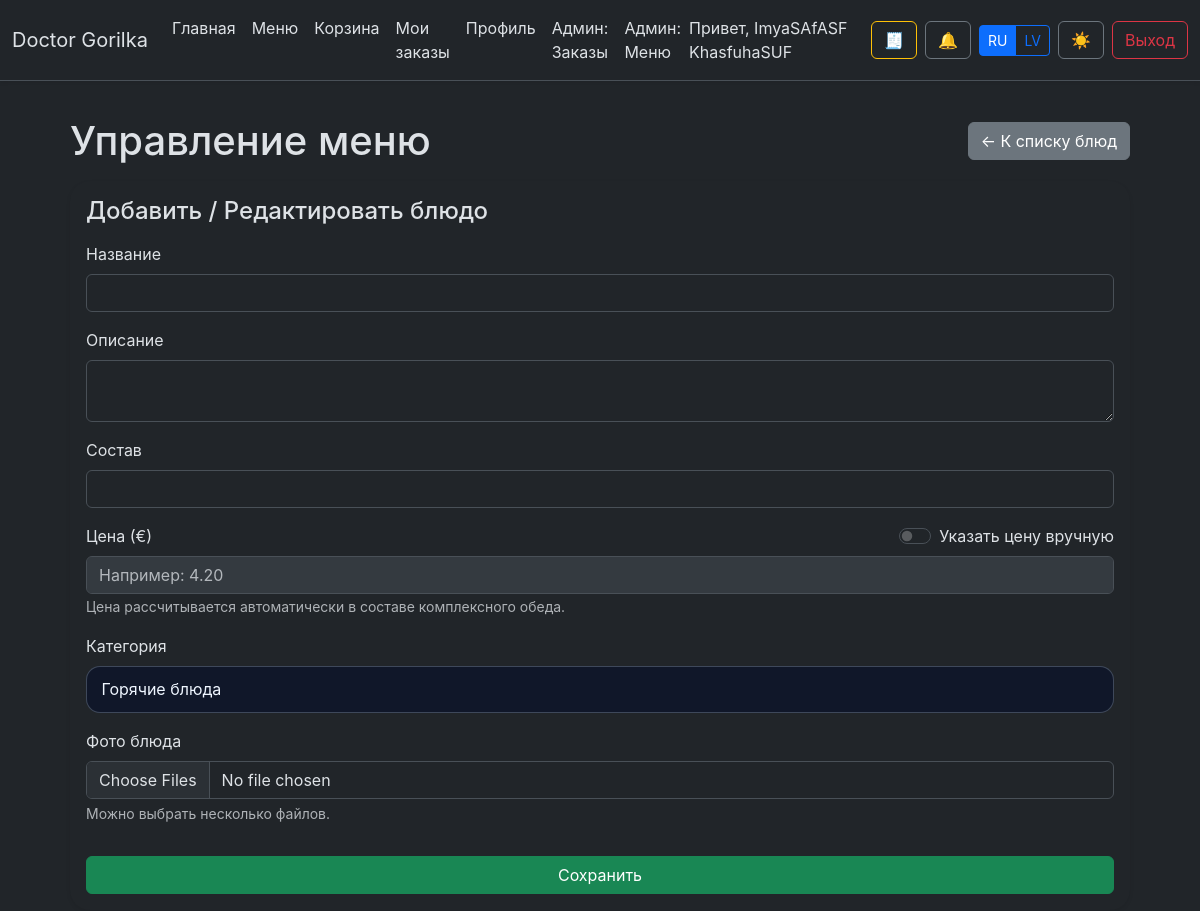
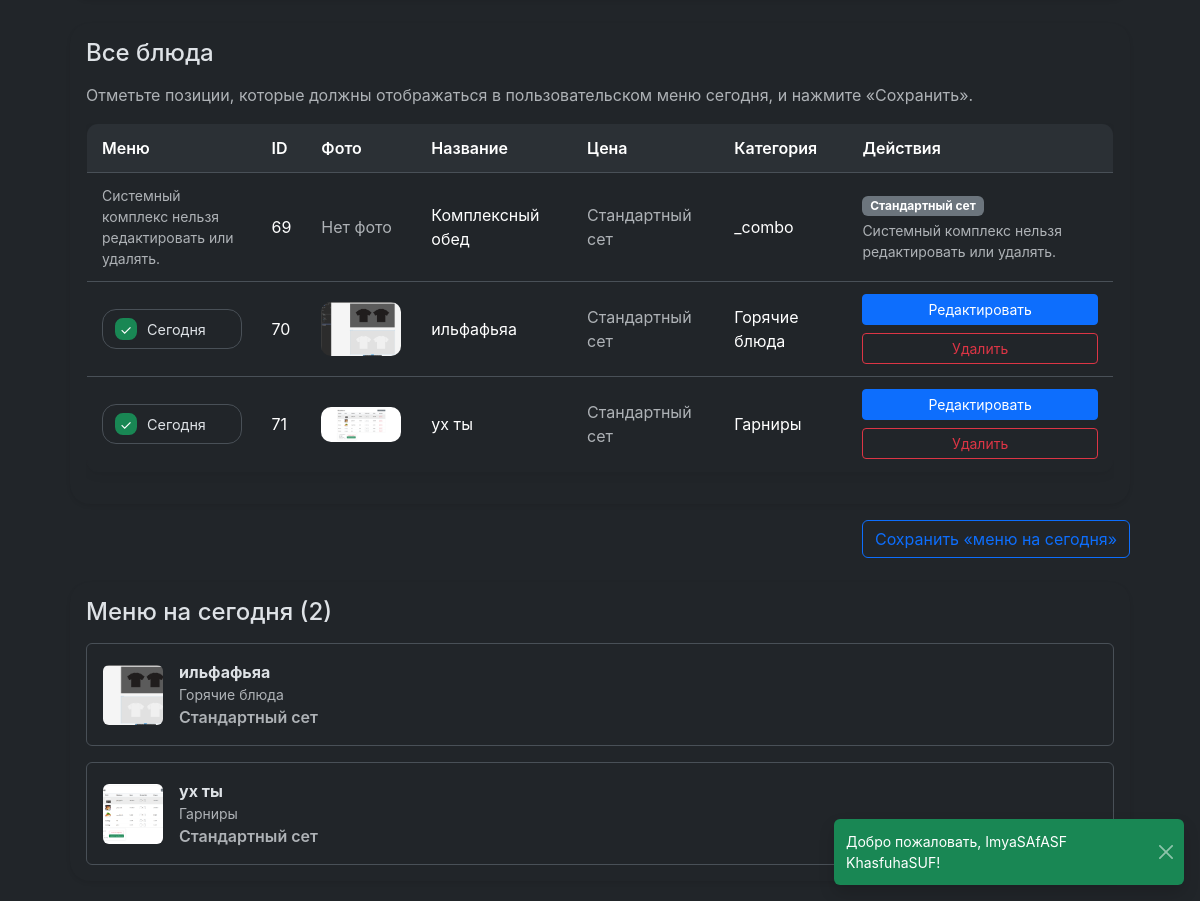
/admin/menu (signed in), run on the app's committed database (2 pictures, top to bottom).
### tables this page shows
CREATE TABLE menu (
    id INTEGER PRIMARY KEY AUTOINCREMENT,
    title TEXT NOT NULL,
    description TEXT,
    price REAL NOT NULL,
    image_url TEXT,
    category TEXT
, image_gallery TEXT, ingredients TEXT, is_today INTEGER DEFAULT 0, use_manual_price INTEGER DEFAULT 0, name_original TEXT, name_ru TEXT, name_lv TEXT, description_original TEXT, description_ru TEXT, description_lv TEXT, category_original TEXT, category_ru TEXT, category_lv TEXT, ingredients_original TEXT, ingredients_ru TEXT, ingredients_lv TEXT, category_role TEXT DEFAULT 'main', category_key TEXT);

### resources/views/admin/menu.php (the view, shortened to what the rows shown need)
<div class="page-container">
<div class="d-flex align-items-center justify-content-between mb-3">
    <h1 class="mb-0"><?= htmlspecialchars(translate('admin.menu.title')) ?></h1>
</div>
<div class="admin-menu-layout mt-1">
    <div class="admin-column admin-table-block">
        <form method="POST" action="/admin/menu/today" class="h-100 d-flex flex-column">
            <div class="card border-0 shadow-sm flex-grow-1">
                <div class="card-body">
                    <div class="table-responsive">
                        <table class="table table-menu">
                            <thead>
                                <tr>
                                    <th class="today-column"><?= htmlspecialchars(translate('admin.menu.table.menu')) ?></th>
                                    <th>ID</th>
                                    <th><?= htmlspecialchars(translate('admin.menu.table.photo')) ?></th>
                                    <th><?= htmlspecialchars(translate('admin.menu.table.name')) ?></th>
                                    <th><?= htmlspecialchars(translate('admin.menu.table.price')) ?></th>
                                    <th><?= htmlspecialchars(translate('admin.menu.table.category')) ?></th>
                                    <th><?= htmlspecialchars(translate('admin.menu.table.actions')) ?></th>
                                </tr>
                            </thead>
                            <tbody>
                                <?php foreach ($items as $item): ?>
                                    <?php $gallery = $item->galleryImages(); ?>
                                    <?php $isSystemCombo = ($item->category ?? '') === '_combo'; ?>
                                    <tr>
                                        <?php if ($isSystemCombo): ?>
                                            <td class="today-cell text-muted small"><?= htmlspecialchars(translate('admin.menu.errors.system_locked')) ?></td>
                                        <?php else: ?>
                                            <td class="today-cell">
                                                <label class="today-flag">
                                                    <span class="today-indicator"></span>
                                                    <span class="today-label"><?= htmlspecialchars(translate('admin.menu.today.flag')) ?></span>
                                                </label>
                                            </td>
                                        <?php endif; ?>
                                        <td><?= $item->id ?></td>
                                        <td>
                                            <?php if ($item->primaryImage()): ?>
                                                <img src="/assets/images/<?= htmlspecialchars($item->primaryImage()) ?>" alt="" class="menu-thumb">
                                            <?php else: ?>
                                                <span class="text-muted"><?= htmlspecialchars(translate('common.no_photo')) ?></span>
                                            <?php endif; ?>
                                        </td>
                                        <td><?= htmlspecialchars($item->title) ?></td>
                                        <td>
                                            <?php if ($item->isUnique()): ?>
                                                <span class="fw-semibold text-info"><?= number_format($item->price, 2, '.', ' ') ?> €</span>
                                                <span class="badge bg-info-subtle text-info-emphasis ms-2"><?= htmlspecialchars(translate('admin.menu.price.unique')) ?></span>
                                            <?php else: ?>
                                                <span class="text-muted"><?= htmlspecialchars(translate('admin.menu.price.standard')) ?></span>
                                            <?php endif; ?>
                                        </td>
                                        <td><?= htmlspecialchars($item->category ?? '') ?></td>
                                        <td>
                                            <?php if ($isSystemCombo): ?>
                                                <span class="badge bg-secondary"><?= htmlspecialchars(translate('admin.menu.price.standard')) ?></span>
                                                <div class="text-muted small mt-1"><?= htmlspecialchars(translate('admin.menu.errors.system_locked')) ?></div>
                                            <?php else: ?>
                                                <div class="d-flex flex-column gap-2">
                                                    <button class="btn btn-sm btn-primary" type="button" onclick='fillForm(<?= json_encode([
                                                        'id' => $item->id,
                                                        'title' => $item->title,
                                                        'name_original' => $item->nameOriginal ?? $item->title,
                                                        'description' => $item->description,
                                                        'description_original' => $item->descriptionOriginal ?? $item->description,
                                                        'ingredients' => $item->ingredients,
                                                        'ingredients_original' => $item->ingredientsOriginal ?? $item->ingredients,
                                                        'price' => $item->price,
                                                        'use_manual_price' => $item->isUnique(),
                                                        'category' => $item->category,
                                                        'category_original' => $item->categoryOriginal ?? $item->category,
                                                        'category_role' => $item->categoryRole ?? 'main',
                                                        'image' => $item->primaryImage(),
                                                        'gallery' => $gallery,
                                                    ], JSON_HEX_APOS | JSON_HEX_QUOT) ?>)'><?= htmlspecialchars(translate('admin.menu.actions.edit')) ?></button>
                                                    <a class="btn btn-sm btn-outline-danger" href="/admin/menu/delete?id=<?= $item->id ?>" onclick="return confirm('<?= htmlspecialchars(translate('admin.menu.actions.confirm_delete')) ?>');"><?= htmlspecialchars(translate('combo.remove')) ?></a>
                                                </div>
                                            <?php endif; ?>
                                        </td>
                                    </tr>
                                <?php endforeach; ?>
                            </tbody>
                        </table>
                    </div>
                </div>
            </div>
        </form>
    </div>
    <div class="admin-column admin-today-block">
        <div class="card border-0 shadow-sm admin-today-card h-100">
            <div class="card-body">
                <?php if (empty($todayItems)): ?>
                    <div class="text-muted"><?= htmlspecialchars(translate('admin.menu.today.empty')) ?></div>
                <?php else: ?>
                    <div class="d-flex flex-column gap-3">
                        <?php foreach ($todayItems as $item): ?>
                            <div class="border rounded p-3">
                                <div class="d-flex align-items-center gap-3">
                                    <?php $img = $item->primaryImage(); ?>
                                    <?php if ($img): ?>
                                        <img src="/assets/images/<?= htmlspecialchars($img) ?>" alt="" style="width:60px;height:60px;object-fit:cover;" class="rounded">
                                    <?php else: ?>
                                        <span class="text-muted small"><?= htmlspecialchars(translate('common.no_photo')) ?></span>
                                    <?php endif; ?>
                                    <div>
                                        <div class="fw-bold"><?= htmlspecialchars($item->title) ?></div>
                                        <div class="text-muted small"><?= htmlspecialchars($item->category ?? translate('menu.card.no_category')) ?></div>
                                        <div class="text-success fw-semibold">
                                            <?php if ($item->isUnique()): ?>
                                                <?= number_format($item->price, 2, '.', ' ') ?> €
                                            <?php else: ?>
                                                <span class="text-muted"><?= htmlspecialchars(translate('admin.menu.price.standard')) ?></span>
                                            <?php endif; ?>
                                        </div>
                                    </div>
                                </div>
                            </div>
                        <?php endforeach; ?>
                    </div>
                <?php endif; ?>
            </div>
        </div>
    </div>
</div>
</div>

### data on the page
menu: id "69", title "Комплексный обед", category "_combo"
menu: id "70", shows a picture, name_ru "ильфафьяа", category "Горячие блюда"
menu: id "71", shows a picture, name_ru "ух ты", category "Гарниры"

### other printed values
translate('brand.name') "Doctor Gorilka"
translate('nav.home') "Главная"
translate('nav.menu') "Меню"
translate('nav.cart') "Корзина"
translate('nav.orders') "Мои заказы"
translate('nav.profile') "Профиль"
translate('nav.admin_orders') "Админ: Заказы"
translate('nav.admin_menu') "Админ: Меню"
$locale['short'] "RU"
$locale['short'] "LV"
translate('nav.logout') "Выход"
translate('admin.menu.title') "Управление меню"
translate('admin.menu.back') "← К списку блюд"
translate('admin.menu.form.title') "Добавить / Редактировать блюдо"
translate('admin.menu.form.name') "Название"
